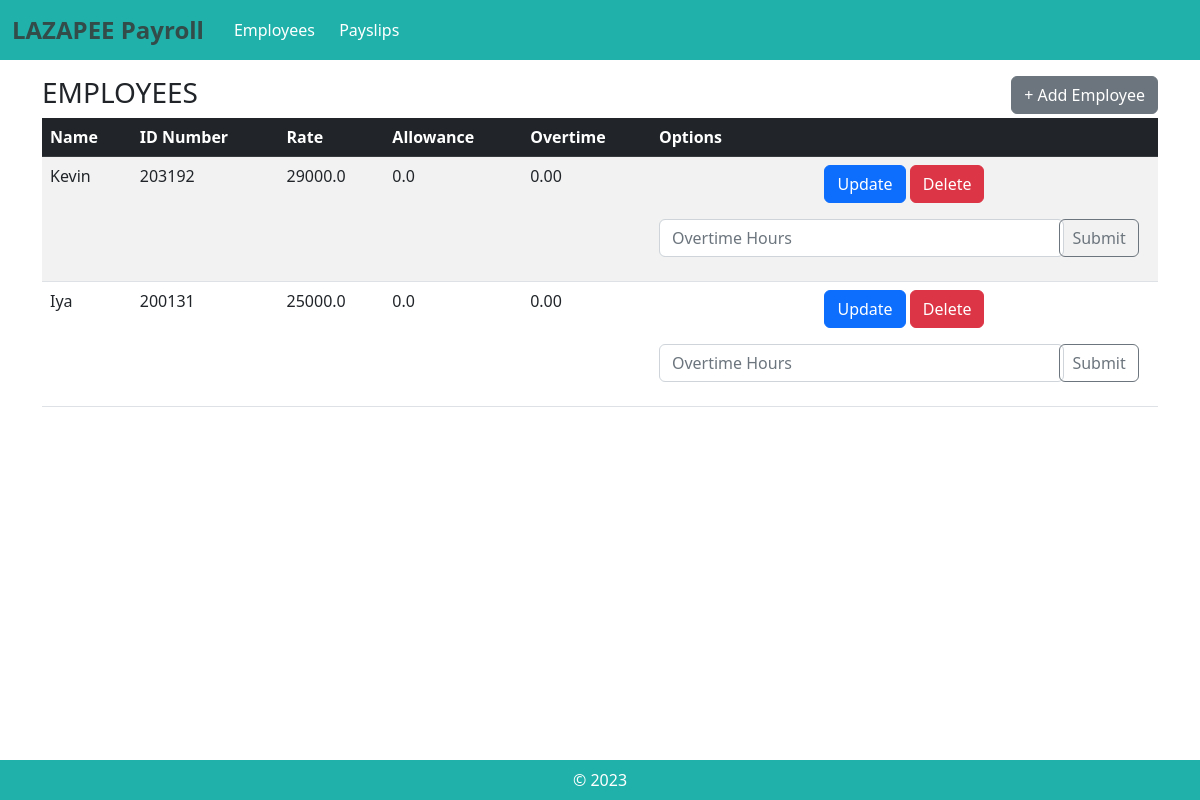
Before: / with the older database file.
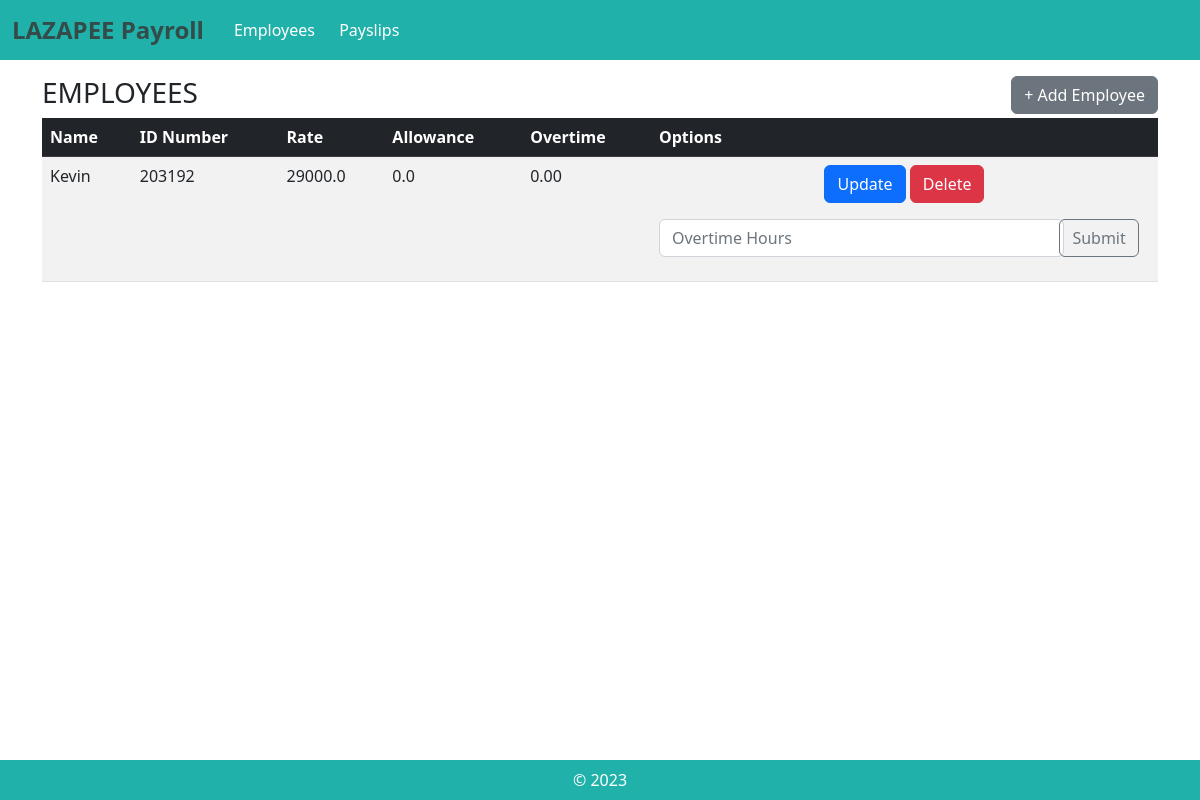
After: the same page with the newer database file.
### payroll_app/models.py (models this page shows, shortened)
class Employee(models.Model):
    name = models.CharField(max_length=300)
    id_number = models.CharField(max_length=300)
    rate = models.FloatField(max_length=300)
    overtime_pay = models.FloatField(max_length=300, null=True, blank=True, default=0)
    allowance = models.FloatField(max_length=300, null=True, blank=True, default=0)

### payroll_app/views.py (the view)
# urls.py: path('', views.employees, name="employees"),
def employees(request):
    emp = Employee.objects.all()
    return render(request, 'lazapeeapp/employees.html', {'emp':emp})

### payroll_app/templates/lazapeeapp/employees.html (shortened to what this page needs)
{% extends 'lazapeeapp/base.html' %}
{% load static %}
{% block content %}
<div class ="col-12">
    <div style="display: flex; justify-content: space-between">
        <span><h3> EMPLOYEES </h3></span>
        <span><a href = "{% url 'create_employee'%}" class = "btn btn-secondary"> + Add Employee </a></span>
    </div>
    <table class = "table table-striped mb-5">
        <thead class = "table-dark">
            <tr>
                <th scope = "col"> Name </th>
                <th scope = "col"> ID Number </th>
                <th scope = "col"> Rate </th>
                <th scope = "col"> Allowance </th>
                <th scope = "col"> Overtime </th>
                <th scope = "col"> Options </th>
            </tr>
        </thead>
        <tbody>
            {% for e in emp %}
            <tr>
                <td>{{e.name}}</td>
                <td>{{e.id_number}}</td>
                <td>{{e.rate}}</td>
                <td>{{e.allowance}}</td>
                <td>{{e.overtime_pay|floatformat:2}}</td>
                <td class = "text-center">
                    <a class="mb-3 btn btn-primary">Update</a>
                    <a href="{% url 'delete_employee' pk=e.pk %}" class="mb-3 btn btn-danger">Delete</a>
                    <form method="POST" action="{% url 'overtime' pk=e.pk %}">{% csrf_token %}
                        <div class="row">
                            <div class="col ">
                                <input type="text" class="form-control" placeholder="Overtime Hours" name="overtime" aria-label="overtime_hours" required >
                            </div>
                            <div class="col-2 ">
                                <button class="btn btn-outline-secondary" type="submit" style="margin-left: -2.5rem">Submit</button>
                            </div>
                    </form>
                </td>
            </tr>
            {% endfor %}
        </tbody>
    </table>
</div>
{% endblock %}

### payroll_app/templates/lazapeeapp/base.html (shortened to what this page needs)
{% load static %}
<html>
    <head>
        <link rel="stylesheet" href="{% static '/bootstrap/css/bootstrap.min.css' %}">
        <link rel="stylesheet" href="{% static '/bootstrap/css/custom.css' %}">
    </head>
    <body>
        <nav class="navbar navbar-dark bg-custom mb-3 sticky-top" style="background-color: lightseagreen; height: 60px;">
            <div class="container-fluid" style="display: flex; justify-content: initial;">
                <span>
                    <b style="color:#334B49; font-size: 24px;" >LAZAPEE Payroll</b>
                </span>
                <span>
                    <a href = "{% url 'employees'%}" style="text-decoration: none; color:white; margin: 10px; font-size:16px; margin-left:30px;">Employees </a>
                    <a style="text-decoration: none; color:white; margin: 10px; font-size:16px;">Payslips</a>
                </span>
            </div>
        </nav>
        <div class="container">
            <div class = "row">
                {% block content %}
                {% endblock %}
            </div>
        </div>
        <footer class="footer bg-custom" style="background-color: lightseagreen; position: fixed;">
            <div class="container">
                <p style="color:white; text-align: center;">&copy; 2023</p>
            </div>
        </footer>
    </body>
</html>

Changed rows visible on the page:
removed Employee: name "Iya", id_number "200131", rate "25000.0", allowance "0.0", overtime_pay "0.00"
